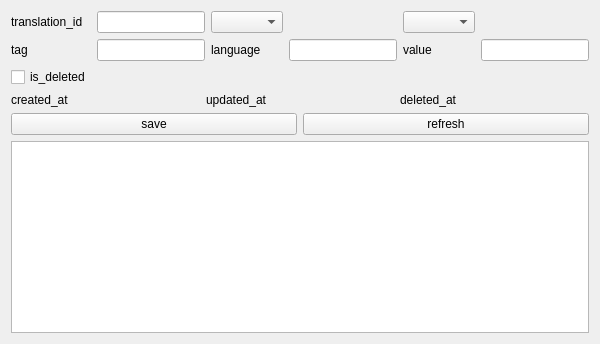
<?xml version="1.0" encoding="UTF-8"?>
<ui version="4.0">
 <!-- Clase inicio -->
 <class>TranslationForm</class>

 <widget class="QWidget" name="centralWidget">
  <layout class="QVBoxLayout" name="vbox_main">

   <!-- Formulario -->
   <item>
    <layout class="QGridLayout" name="form">

     <item row="0" column="0">
      <widget class="QLabel" name="label_translation_id">
       <property name="text"><string>translation_id</string></property>
      </widget>
     </item>
     <item row="0" column="1">
      <widget class="QLineEdit" name="entry_translation_id">
      </widget>
     </item>

     <item row="0" column="2">
      <widget class="QComboBox" name="combobox_tags"/>
     </item>
     <item row="0" column="4">
         <widget class="QComboBox" name="combobox_languages"/>
     </item>

     <item row="1" column="0">
         <widget class="QLabel" name="label_tag">
             <property name="text"><string>tag</string></property>
         </widget>
     </item>
     <item row="1" column="1">
         <widget class="QLineEdit" name="entry_tag">
         </widget>
     </item>

     <item row="1" column="2">
         <widget class="QLabel" name="label_language">
             <property name="text"><string>language</string></property>
         </widget>
     </item>
     <item row="1" column="3">
         <widget class="QLineEdit" name="entry_language">
         </widget>
     </item>

     <item row="1" column="4">
      <widget class="QLabel" name="label_value">
       <property name="text"><string>value</string></property>
      </widget>
     </item>
     <item row="1" column="5">
      <widget class="QLineEdit" name="entry_value">
      </widget>
     </item>

     <item row="2" column="0">
      <widget class="QCheckBox" name="checkbox_is_deleted">
       <property name="text"><string>is_deleted</string></property>
      </widget>
     </item>

    </layout>
   </item>

   <!-- Item -->
   <item>
    <layout class="QHBoxLayout">
     <item>
      <widget class="QLabel" name="label_created_at">
       <property name="text"><string>created_at</string></property>
      </widget>
     </item>

     <item>
      <widget class="QLabel" name="label_updated_at">
       <property name="text"><string>updated_at</string></property>
      </widget>
     </item>

     <item>
      <widget class="QLabel" name="label_deleted_at">
       <property name="text"><string>deleted_at</string></property>
      </widget>
      </item>
    </layout>
   </item>


   <!-- Botones -->
   <item>
    <layout class="QHBoxLayout" name="button_hbox">

     <item>
      <widget class="QPushButton" name="button_save">
       <property name="text"> <string>save</string> </property>
      </widget>
     </item>

     <item>
      <widget class="QPushButton" name="button_refresh">
       <property name="text"> <string>refresh</string> </property>
      </widget>
     </item>

    </layout>
   </item>


   <!-- Tabla -->
   <item>
    <widget class="QTableWidget" name="table">
     <property name="wordWrap">
      <bool>true</bool>
     </property>
    </widget>
   </item>

  </layout>
 </widget>

 <!-- Clase cierre -->
 <resources/>
 <connections/>
</ui>
